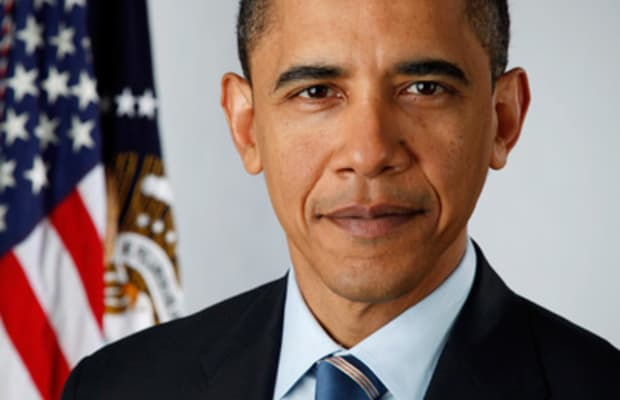
#> input picture obama.jpg, 620 x 400 px, found by its file name
$ jupyter execute --allow-errors SIFT_feature_detection.ipynb   (shell and % lines are left out)
#> lines starting #> are read from the running program, lines starting #| are printed output that depends on the picture
<a href="https://colab.research.google.com/github/revs1/Feature-Detection---Computer-Vision/blob/master/SIFT_feature_detection.ipynb" target="_parent"></a>

[cell 1]
import cv2
import matplotlib.pyplot as plt
import numpy as np

# Load the image
image1 = cv2.imread('/content/obama.jpg')
#> image1 is the input picture: shape (400, 620, 3); mean B, G, R 107.9, 113.4, 133.6

# Convert the training image to RGB
training_image = cv2.cvtColor(image1, cv2.COLOR_BGR2RGB)

# Convert the training image to gray scale
training_gray = cv2.cvtColor(training_image, cv2.COLOR_RGB2GRAY)
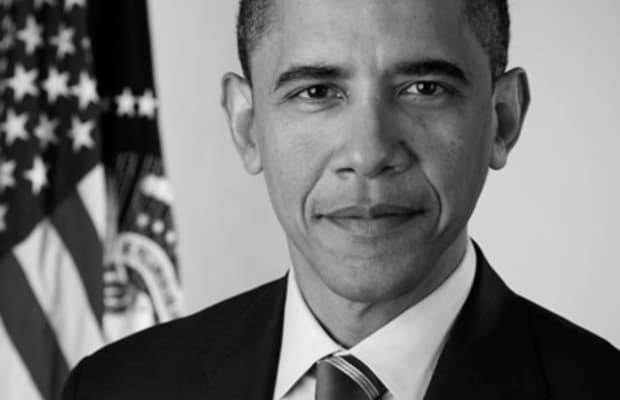
#> training_gray: shape (400, 620); min 0, max 251, mean 118.8

# Create test image by adding Scale Invariance and Rotational Invariance
test_image = cv2.pyrDown(training_image)
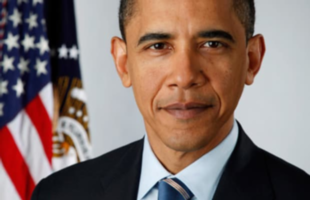
#> test_image: shape (200, 310, 3); mean R, G, B 133.7, 113.4, 107.9
test_image = cv2.pyrDown(test_image)
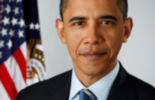
#> test_image: shape (100, 155, 3); mean R, G, B 133.8, 113.4, 107.9
num_rows, num_cols = test_image.shape[:2]
#> num_rows = 100; num_cols = 155

rotation_matrix = cv2.getRotationMatrix2D((num_cols/2, num_rows/2), 90, 1)
test_image = cv2.warpAffine(test_image, rotation_matrix, (num_cols, num_rows))
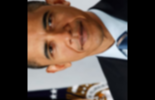
#> test_image: shape (100, 155, 3); mean R, G, B 87.1, 72.3, 64.1

#test_gray = cv2.cvtColor(test_image, cv2.COLOR_RGB2GRAY)

# Display traning image and testing image
fx, plots = plt.subplots(1, 2, figsize=(20,10))

plots[0].set_title("Training Image")
plots[0].imshow(training_image)

plots[1].set_title("Testing Image")
plots[1].imshow(test_image)

[cell 2]
sift = cv2.xfeatures2d.SIFT_create()

train_keypoints, train_descriptor = sift.detectAndCompute(training_gray, None)
#> train_keypoints = 452 keypoints; strongest (x, y, size): (37, 175, 13.2), (22, 82, 15.2), (56, 84, 13.6), (94, 189, 21.9)
#> (the rest of this cell did not finish here and is left out)
